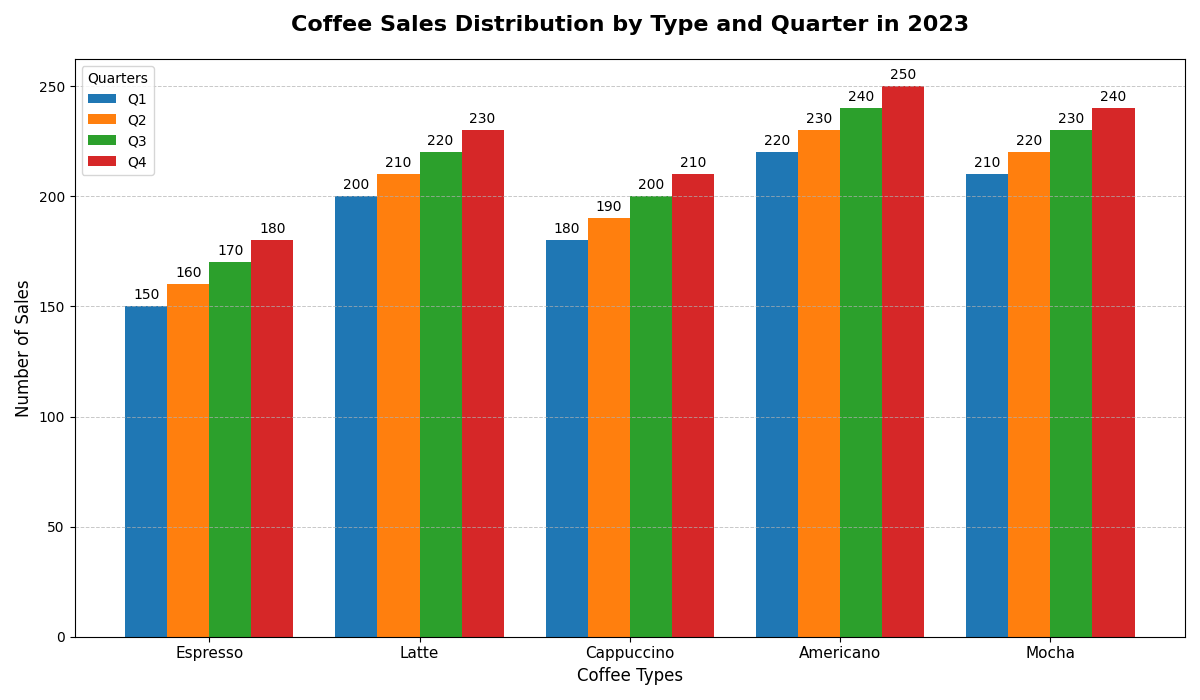

Here is the Python script that generated this plot:
import matplotlib.pyplot as plt
import numpy as np

# Define coffee types
coffee_types = ['Espresso', 'Latte', 'Cappuccino', 'Americano', 'Mocha']

# Sales data for each coffee type over the four quarters in 2023
sales_Q1 = [150, 200, 180, 220, 210]
sales_Q2 = [160, 210, 190, 230, 220]
sales_Q3 = [170, 220, 200, 240, 230]
sales_Q4 = [180, 230, 210, 250, 240]

data = [sales_Q1, sales_Q2, sales_Q3, sales_Q4]

# Create a numpy array for the x locations for the groups
x = np.arange(len(coffee_types))

# Set up the figure and axes
fig, ax = plt.subplots(figsize=(12, 7))

# Define the bar width
width = 0.2

# Plotting for each quarter
colors = ['#1f77b4', '#ff7f0e', '#2ca02c', '#d62728']
for i, (sales, color) in enumerate(zip(data, colors)):
    rects = ax.bar(x + i * width, sales, width, label=f'Q{i+1}', color=color)
    # Annotate each bar with its value
    for rect in rects:
        height = rect.get_height()
        ax.annotate(f'{height}', xy=(rect.get_x() + rect.get_width() / 2, height),
                    xytext=(0, 3), textcoords="offset points", ha='center', va='bottom', fontsize=10, color='black')

# Adding titles and labels
ax.set_title('Coffee Sales Distribution by Type and Quarter in 2023', fontsize=16, fontweight='bold', pad=20)
ax.set_xlabel('Coffee Types', fontsize=12)
ax.set_ylabel('Number of Sales', fontsize=12)
ax.set_xticks(x + width * 1.5)
ax.set_xticklabels(coffee_types, fontsize=11)
ax.legend(title='Quarters', fontsize=10, loc='upper left')

# Customize the grid for better readability
ax.yaxis.grid(True, linestyle='--', linewidth=0.7, alpha=0.7)

# Automatically adjust the layout to prevent overlapping
plt.tight_layout()

# Show the plot
plt.show()
